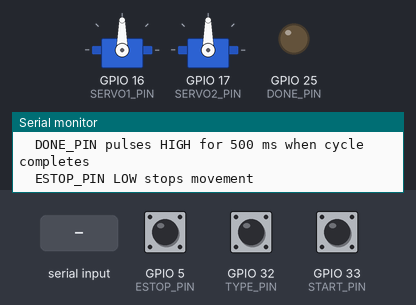
The sketch below on a simulated ESP32. Parts: 2 × servo, output pins drawn as LEDs (lit = HIGH), the last lines printed to the serial monitor. The test bench sets the inputs (shaded band); at power-on: GPIO 33 (START_PIN) HIGH, GPIO 5 (ESTOP_PIN) HIGH, GPIO 32 (TYPE_PIN) HIGH.

Above: at 2.3 s.
2.4 s: GPIO 33 (START_PIN) pulled LOW for 0.15 s
At 3.2 s:
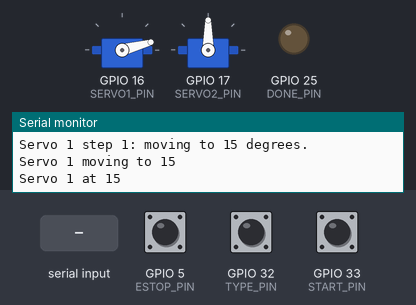
At 4.9 s:
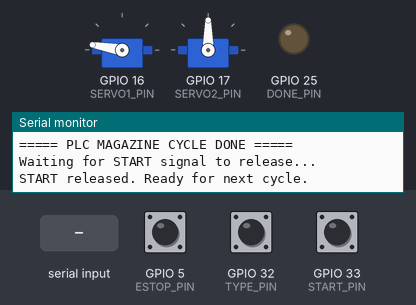
5.5 s: "run2\n" received over Serial
8.4 s: "run1\n" received over Serial
11.4 s: GPIO 33 (START_PIN) pulled LOW for 1 s
At 14.9 s:
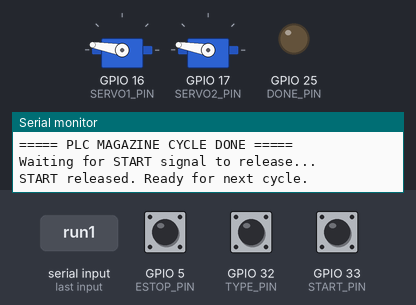
15.2 s: GPIO 33 (START_PIN) pulled LOW for 3.2 s
At 17.4 s:
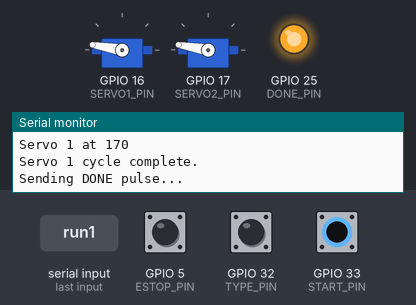
19.9 s: "a\n" received over Serial
Timing chart, 0 to 23.2 s (numbered marks = the images above; inputs shaded):
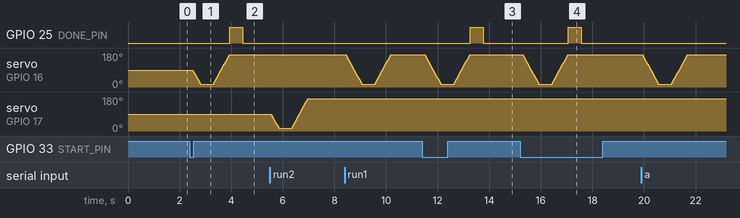

The sketch:

esp32_magazine.ino
```cpp
#include <ESP32Servo.h>

Servo servo1;
Servo servo2;

// ==========================
// PINS
// ==========================

const int SERVO1_PIN = 16;   // wheel type A rotary servo
const int SERVO2_PIN = 17;   // wheel type B rotary servo

const int START_PIN  = 33;   // PLC start signal in
const int TYPE_PIN   = 32;   // PLC wheel type select in

const int DONE_PIN   = 25;   // cycle done signal out to PLC
const int ESTOP_PIN  = 5;    // PLC emergency stop in

// ==========================
// SERVO ANGLES
// ==========================

const int SAFE_LOW  = 15;
const int SAFE_HIGH = 170;
const int MIDDLE    = 90;

// Servos start at middle on power-up
const int SERVO1_POWERUP_ANGLE = MIDDLE;
const int SERVO2_POWERUP_ANGLE = MIDDLE;

// Each cycle goes to 15 first, then 170
const int SERVO1_CYCLE_START_ANGLE = SAFE_LOW;    // 15 deg
const int SERVO1_CYCLE_END_ANGLE   = SAFE_HIGH;   // 170 deg

const int SERVO2_CYCLE_START_ANGLE = SAFE_LOW;    // 15 deg
const int SERVO2_CYCLE_END_ANGLE   = SAFE_HIGH;   // 170 deg

// ==========================
// SPEED SETTINGS
// ==========================

const int STEP_DEGREES = 5;
const unsigned long STEP_INTERVAL_MS = 20;

// ==========================
// TIMING
// ==========================

const unsigned long DROP_HOLD_MS = 500;
const unsigned long DONE_PULSE_MS = 500;

// ==========================
// STATE
// ==========================

int servo1Angle = SERVO1_POWERUP_ANGLE;
int servo2Angle = SERVO2_POWERUP_ANGLE;

bool lastStartState = HIGH;

void setup() {
  Serial.begin(9600);

  pinMode(START_PIN, INPUT_PULLUP);
  pinMode(TYPE_PIN, INPUT_PULLUP);
  pinMode(ESTOP_PIN, INPUT_PULLUP);

  pinMode(DONE_PIN, OUTPUT);
  digitalWrite(DONE_PIN, LOW);

  servo1.setPeriodHertz(50);
  servo2.setPeriodHertz(50);

  servo1.attach(SERVO1_PIN, 500, 2500);
  servo2.attach(SERVO2_PIN, 500, 2500);

  servo1.write(servo1Angle);
  servo2.write(servo2Angle);

  Serial.println();
  Serial.println("=== ESP32 MAGAZINE CONTROLLER READY ===");
  Serial.println("Both servos start at 90 degrees.");
  Serial.println("Cycle motion: selected servo goes 15 deg, then 170 deg.");
  printHelp();
}

void loop() {
  readSerialCommand();
  checkPLCStart();
}

// ==========================
// PLC START LOGIC
// ==========================

void checkPLCStart() {
  bool currentStartState = digitalRead(START_PIN);

  // Detect falling edge: HIGH -> LOW
  if (lastStartState == HIGH && currentStartState == LOW) {
    if (estopActive()) {
      Serial.println("PLC start ignored. ESTOP is active.");
    } else {
      runMagazineCycleFromPLC();
    }
  }

  lastStartState = currentStartState;
}

void runMagazineCycleFromPLC() {
  Serial.println();
  Serial.println("===== PLC MAGAZINE CYCLE START =====");

  int typeState = digitalRead(TYPE_PIN);

  if (typeState == HIGH) {
    Serial.println("TYPE_PIN = HIGH");
    Serial.println("Running Servo 1 / Wheel Type A");
    runServo1Cycle();
  } else {
    Serial.println("TYPE_PIN = LOW");
    Serial.println("Running Servo 2 / Wheel Type B");
    runServo2Cycle();
  }

  if (!estopActive()) {
    pulseDone();
    Serial.println("===== PLC MAGAZINE CYCLE DONE =====");
  } else {
    Serial.println("Cycle stopped by ESTOP. No done pulse sent.");
  }

  waitForStartRelease();
}

void waitForStartRelease() {
  Serial.println("Waiting for START signal to release...");

  while (digitalRead(START_PIN) == LOW) {
    delay(10);
  }

  lastStartState = HIGH;
  Serial.println("START released. Ready for next cycle.");
}

void pulseDone() {
  Serial.println("Sending DONE pulse...");
  digitalWrite(DONE_PIN, HIGH);
  delay(DONE_PULSE_MS);
  digitalWrite(DONE_PIN, LOW);
  Serial.println("DONE pulse complete.");
}

// ==========================
// MAGAZINE CYCLES
// ==========================

void runServo1Cycle() {
  Serial.println("Servo 1 cycle running...");

  Serial.println("Servo 1 step 1: moving to 15 degrees.");
  smoothMoveServo1(SERVO1_CYCLE_START_ANGLE);
  if (estopActive()) return;

  delayWithEstopCheck(DROP_HOLD_MS);
  if (estopActive()) return;

  Serial.println("Servo 1 step 2: moving to 170 degrees.");
  smoothMoveServo1(SERVO1_CYCLE_END_ANGLE);
  if (estopActive()) return;

  Serial.println("Servo 1 cycle complete.");
}

void runServo2Cycle() {
  Serial.println("Servo 2 cycle running...");

  Serial.println("Servo 2 step 1: moving to 15 degrees.");
  smoothMoveServo2(SERVO2_CYCLE_START_ANGLE);
  if (estopActive()) return;

  delayWithEstopCheck(DROP_HOLD_MS);
  if (estopActive()) return;

  Serial.println("Servo 2 step 2: moving to 170 degrees.");
  smoothMoveServo2(SERVO2_CYCLE_END_ANGLE);
  if (estopActive()) return;

  Serial.println("Servo 2 cycle complete.");
}

// ==========================
// SERVO MOVEMENT
// ==========================

void smoothMoveServo1(int targetAngle) {
  targetAngle = constrain(targetAngle, SAFE_LOW, SAFE_HIGH);

  Serial.print("Servo 1 moving to ");
  Serial.println(targetAngle);

  while (servo1Angle != targetAngle) {
    if (estopActive()) {
      Serial.println("ESTOP active. Servo 1 movement stopped.");
      return;
    }

    if (servo1Angle < targetAngle) {
      servo1Angle += STEP_DEGREES;
      if (servo1Angle > targetAngle) servo1Angle = targetAngle;
    } else {
      servo1Angle -= STEP_DEGREES;
      if (servo1Angle < targetAngle) servo1Angle = targetAngle;
    }

    servo1.write(servo1Angle);
    delay(STEP_INTERVAL_MS);
  }

  Serial.print("Servo 1 at ");
  Serial.println(servo1Angle);
}

void smoothMoveServo2(int targetAngle) {
  targetAngle = constrain(targetAngle, SAFE_LOW, SAFE_HIGH);

  Serial.print("Servo 2 moving to ");
  Serial.println(targetAngle);

  while (servo2Angle != targetAngle) {
    if (estopActive()) {
      Serial.println("ESTOP active. Servo 2 movement stopped.");
      return;
    }

    if (servo2Angle < targetAngle) {
      servo2Angle += STEP_DEGREES;
      if (servo2Angle > targetAngle) servo2Angle = targetAngle;
    } else {
      servo2Angle -= STEP_DEGREES;
      if (servo2Angle < targetAngle) servo2Angle = targetAngle;
    }

    servo2.write(servo2Angle);
    delay(STEP_INTERVAL_MS);
  }

  Serial.print("Servo 2 at ");
  Serial.println(servo2Angle);
}

// ==========================
// MANUAL SERIAL COMMANDS
// ==========================

void readSerialCommand() {
  if (Serial.available() == 0) {
    return;
  }

  String input = Serial.readStringUntil('\n');
  input.trim();
  input.toLowerCase();

  if (input == "help") {
    printHelp();
  }

  else if (input == "run1" || input == "a") {
    Serial.println("Manual run: Servo 1 / Type A");
    runServo1Cycle();
  }

  else if (input == "run2" || input == "b") {
    Serial.println("Manual run: Servo 2 / Type B");
    runServo2Cycle();
  }

  else if (input == "done") {
    pulseDone();
  }

  else if (input == "pos") {
    printServoPositions();
  }

  else if (input == "s1l") {
    smoothMoveServo1(SAFE_LOW);
  }

  else if (input == "s1m") {
    smoothMoveServo1(MIDDLE);
  }

  else if (input == "s1h") {
    smoothMoveServo1(SAFE_HIGH);
  }

  else if (input == "s2l") {
    smoothMoveServo2(SAFE_LOW);
  }

  else if (input == "s2m") {
    smoothMoveServo2(MIDDLE);
  }

  else if (input == "s2h") {
    smoothMoveServo2(SAFE_HIGH);
  }

  else if (input.startsWith("s1 ")) {
    int angle = input.substring(3).toInt();

    if (angle >= SAFE_LOW && angle <= SAFE_HIGH) {
      smoothMoveServo1(angle);
    } else {
      printAngleError();
    }
  }

  else if (input.startsWith("s2 ")) {
    int angle = input.substring(3).toInt();

    if (angle >= SAFE_LOW && angle <= SAFE_HIGH) {
      smoothMoveServo2(angle);
    } else {
      printAngleError();
    }
  }

  else {
    Serial.println("Unknown command. Type 'help'.");
  }
}

// ==========================
// SAFETY / ESTOP
// ==========================

bool estopActive() {
  return digitalRead(ESTOP_PIN) == LOW;
}

void delayWithEstopCheck(unsigned long waitTime) {
  unsigned long startTime = millis();

  while (millis() - startTime < waitTime) {
    if (estopActive()) {
      Serial.println("ESTOP active during delay.");
      return;
    }

    delay(10);
  }
}

// ==========================
// PRINT HELPERS
// ==========================

void printServoPositions() {
  Serial.println("Current servo positions:");
  Serial.print("Servo 1 = ");
  Serial.println(servo1Angle);
  Serial.print("Servo 2 = ");
  Serial.println(servo2Angle);

  Serial.print("TYPE_PIN state = ");
  Serial.println(digitalRead(TYPE_PIN));

  Serial.print("START_PIN state = ");
  Serial.println(digitalRead(START_PIN));

  Serial.print("ESTOP_PIN state = ");
  Serial.println(digitalRead(ESTOP_PIN));
}

void printAngleError() {
  Serial.print("Angle out of safe range. Use ");
  Serial.print(SAFE_LOW);
  Serial.print(" to ");
  Serial.println(SAFE_HIGH);
}

void printHelp() {
  Serial.println("Commands:");
  Serial.println("  help       = show commands");
  Serial.println("  run1 / a   = manually run Servo 1 / wheel type A cycle");
  Serial.println("  run2 / b   = manually run Servo 2 / wheel type B cycle");
  Serial.println("  done       = manually pulse DONE output");
  Serial.println("  pos        = show servo positions and input states");
  Serial.println();
  Serial.println("Servo 1 manual:");
  Serial.println("  s1l        = servo 1 safe low / 15 deg");
  Serial.println("  s1m        = servo 1 middle / 90 deg");
  Serial.println("  s1h        = servo 1 safe high / 170 deg");
  Serial.println("  s1 120     = servo 1 exact angle");
  Serial.println();
  Serial.println("Servo 2 manual:");
  Serial.println("  s2l        = servo 2 safe low / 15 deg");
  Serial.println("  s2m        = servo 2 middle / 90 deg");
  Serial.println("  s2h        = servo 2 safe high / 170 deg");
  Serial.println("  s2 120     = servo 2 exact angle");
  Serial.println();
  Serial.println("Power-up/default:");
  Serial.println("  Servo 1 starts at 90 deg");
  Serial.println("  Servo 2 starts at 90 deg");
  Serial.println();
  Serial.println("Cycle movement:");
  Serial.println("  selected servo moves to 15 deg first");
  Serial.println("  then selected servo moves to 170 deg");
  Serial.println();
  Serial.println("PLC logic:");
  Serial.println("  START_PIN LOW triggers cycle");
  Serial.println("  TYPE_PIN HIGH = Servo 1 / Type A");
  Serial.println("  TYPE_PIN LOW  = Servo 2 / Type B");
  Serial.println("  DONE_PIN pulses HIGH for 500 ms when cycle completes");
  Serial.println("  ESTOP_PIN LOW stops movement");
}
```

Measured:
- after the input at 2.4 s, GPIO 25 (DONE_PIN): LOW → HIGH after 1.5 s, → LOW 0.50 s later
- after the input at 11.4 s, GPIO 25 (DONE_PIN): LOW → HIGH after 1.9 s, → LOW 0.50 s later
- after the input at 15.2 s, GPIO 25 (DONE_PIN): LOW → HIGH after 1.9 s, → LOW 0.50 s later
